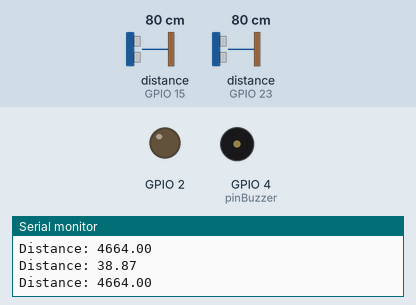
This sketch was run on a simulated ESP32. Parts: output pins drawn as LEDs (lit = HIGH), buzzer (waves = sounding), the last lines printed to the serial monitor. Wiring (inferred from the names in the program): 2 × ultrasonic range finder: trigger GPIO 18, echo GPIO 15 / trigger GPIO 22, echo GPIO 23. The inputs (shaded band) are chosen by the test bench; at power-on: distance to the obstacle (sensors on GPIO 15, GPIO 23) 80 cm. The echo pulse lasts 58.3 µs per cm; pins used as bus, display or sensor lines are not drawn.

Above: at 1.2 s.
1.3 s: distance to the obstacle (sensor on GPIO 15) set to 44 cm
2.8 s: distance to the obstacle (sensor on GPIO 15) set to 39 cm
At 3.9 s:
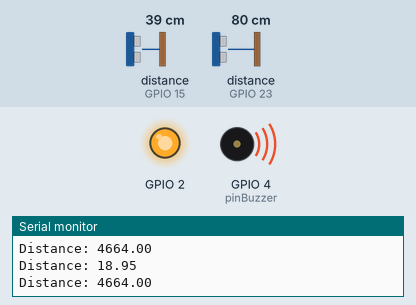
4.3 s: distance to the obstacle (sensor on GPIO 15) set to 4 cm
5.8 s: distance to the obstacle (sensor on GPIO 15) set to 2 cm
At 7.0 s:
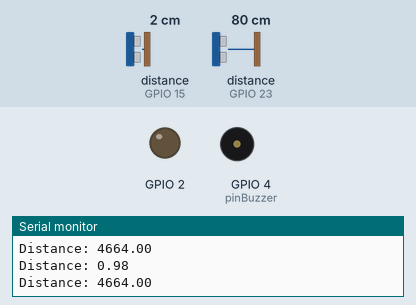
7.3 s: distance to the obstacle (sensor on GPIO 15) set to 9 cm
At 7.8 s:
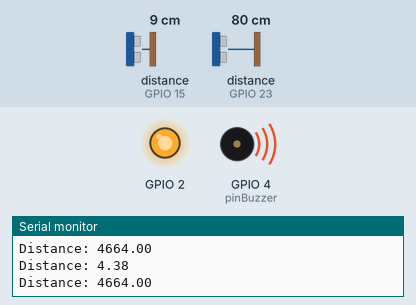
Timing chart, 0 to 9.8 s (numbered marks = the images above; inputs shaded):
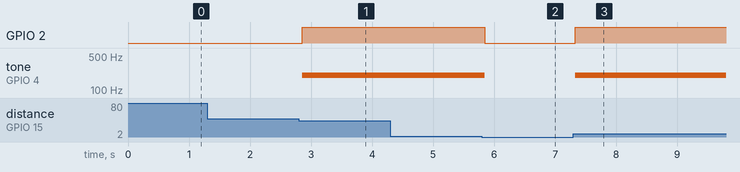

The sketch:

Hc04-cambio-estado.ino
```cpp
#include <Arduino.h>
int trig1=18, trig2=22;
int echo1=15, echo2=23;
int pinBuzzer=4;

float duracion1 =0, distancia1 =0;
float duracion2 =0, distancia2 =0;

int frecuencia =2000, canal  =0 , resolucion =8;

int sonido =200;


void setup() {
  Serial.begin(115200);
  pinMode(trig1, OUTPUT);
  pinMode(trig2, OUTPUT);
  pinMode(echo1, INPUT);
  pinMode(echo2, INPUT);
  pinMode(2, OUTPUT);
  ledcSetup(canal,frecuencia,resolucion);
  ledcAttachPin(pinBuzzer, 0);
}

bool det1 = false;
void sensor1(){
  digitalWrite(trig1, LOW);
  delayMicroseconds(2);
  // Sets the trigPin on HIGH state for 10 micro seconds
  digitalWrite(trig1, HIGH);
  delayMicroseconds(10);
  digitalWrite(trig1, LOW);
  // Reads the echoPin, returns the sound wave travel time in microseconds
  duracion1 = pulseIn(echo1, HIGH);
  // Calculating the distance
  //distancia= duracion/58.2;//0.034/2;
  distancia1 = duracion1/120;
  // Prints the distance on the Serial Monitor
  Serial.print("Distance: ");
  Serial.println(distancia1);
}


void sensor2(){
  digitalWrite(trig2, LOW);
  delayMicroseconds(2);
  // Sets the trigPin on HIGH state for 10 micro seconds
  digitalWrite(trig2, HIGH);
  delayMicroseconds(10);
  digitalWrite(trig2, LOW);
  // Reads the echoPin, returns the sound wave travel time in microseconds
  duracion2 = pulseIn(echo2, HIGH);
  // Calculating the distance
  distancia2= duracion2/120;//0.034/2;
  // Prints the distance on the Serial Monitor
  Serial.print("Distance: ");
  Serial.println(duracion2);
}


void loop() {
  sensor1();
  sensor2();
/*   if(duracion >=235 || duracion <)
  //sensor2();
 */
  if (distancia1 >=1 && distancia1 <=20 || (distancia2 >=1 && distancia2 <=20)){
    digitalWrite(2, HIGH);
    ledcWriteTone(0,sonido);
  }
  else{
    digitalWrite(2, LOW);
    ledcWriteTone(0,0);
  }
  delay(100);
}
```

Measured:
- the behaviour switches between 42 and 41 cm on distance to the obstacle (sensor on GPIO 15) (found by bisection; images 0 and 1)
- the behaviour switches between 3 and 2 cm on distance to the obstacle (sensor on GPIO 15) (found by bisection; images 1 and 2)
- after the input at 2.8 s, GPIO 2: LOW → HIGH after 0.05 s; tone on GPIO 4 (pinBuzzer): silent → 200 Hz after 0.05 s
- after the input at 5.8 s, GPIO 2: HIGH → LOW after 0.05 s; tone on GPIO 4 (pinBuzzer): 200 Hz → silent after 0.05 s
- after the input at 7.3 s, GPIO 2: LOW → HIGH at once; tone on GPIO 4 (pinBuzzer): silent → 200 Hz at once
